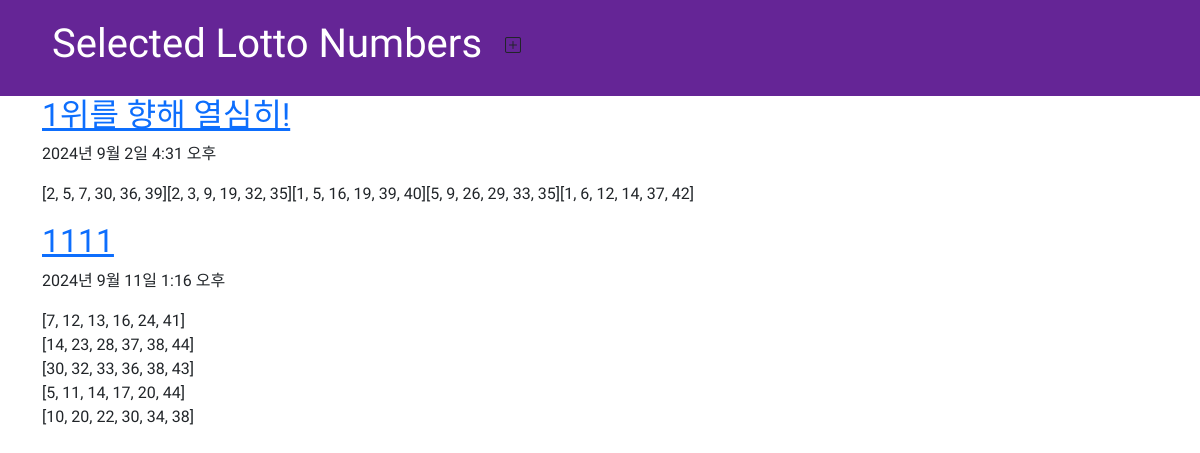
Page /lotto/ on the committed database.
### lotto/models.py (models this page shows, shortened)
class GuessNumbers(models.Model):
    name = models.CharField(max_length=24)  # 로또 번호 리스트의 이름
    text = models.CharField(max_length=255)  # 로또 번호 리스트에 대한 설명
    lottos = models.CharField(max_length=255, default='[1, 2, 3, 4, 5, 6]') # 로또 번호들이 담길 str
    num_lotto = models.IntegerField(default=5)  # 6개 번호 set의 개수
    update_date = models.DateTimeField()

### lotto/views.py (the view)
# urls.py: path('lotto/', views.index, name='index'),  # lotto > views.py 파일의 index 함수 호출
def index(request):
    lottos = GuessNumbers.objects.all()  # DB에 저장된 GuessNumbers 객체 모두를 가져온다.
    return render(request, "lotto/default.html", {'lottos':lottos})  # context-dict

### lotto/templates/lotto/default.html (shortened to what this page needs)
<!DOCTYPE html>
{% load static %}
<html lang="ko">
  <head>
	  <link href="https://cdn.jsdelivr.net/npm/bootstrap@5.3.3/dist/css/bootstrap.min.css" rel="stylesheet">
	  <link rel="stylesheet" href="https://cdn.jsdelivr.net/npm/bootstrap-icons@1.11.3/font/bootstrap-icons.css">
	  <link rel="stylesheet" href="{% static 'css/lotto.css' %}">
  </head>
	<body>
		<div class="navbar">
			<div class="container-fluid">
				<h1>
					Selected Lotto Numbers
					<a href="{% url 'new_lotto' %}">
						<span class="btn btn-default"><i class="bi bi-plus-square"></i></span>
					</a>
				</h1>
			</div>
		</div>
		<div class="container lotto">
			{% for lotto in lottos %}
				<h2><a href="{% url 'detail' lottokey=lotto.pk %}">{{ lotto.text }}</a></h2>
				<p>{{ lotto.update_date }}</p>
				<p>{{ lotto.lottos | linebreaksbr }}</p>
			{% endfor %}
		</div>
	</body>
</html>

### lotto/static/css/lotto.css (style rules this page uses)
.navbar { background-color: #652596; margin-top: 0; padding: 20px 20px 20px 40px; font-family: 'Nanum Gothic Coding', monospace; }
.navbar h1 { color: #FFFFFF; }
.container { font-family: 'Nanum Gothic Coding', monospace; }
.container h2 { color: #b9f442; }

### rows in the picture
GuessNumbers: text "1위를 향해 열심히!", update_date "2024년 9월 2일 4:31 오후", lottos "[2, 5, 7, 30, 36, 39][2, 3, 9, 19, 32, 35][1, 5, 16, 19, 39, 40][5, 9, 26, 29, 33, 35][1, 6, 12, 14, 37, 42]"
GuessNumbers: text "1111", update_date "2024년 9월 11일 1:16 오후", lottos "[7, 12, 13, 16, 24, 41] [14, 23, 28, 37, 38, 44] [30, 32, 33, 36, 38, 43] [5, 11, 14, 17, 20, 44] [10, 20, 22, 30, 34, 38]"
